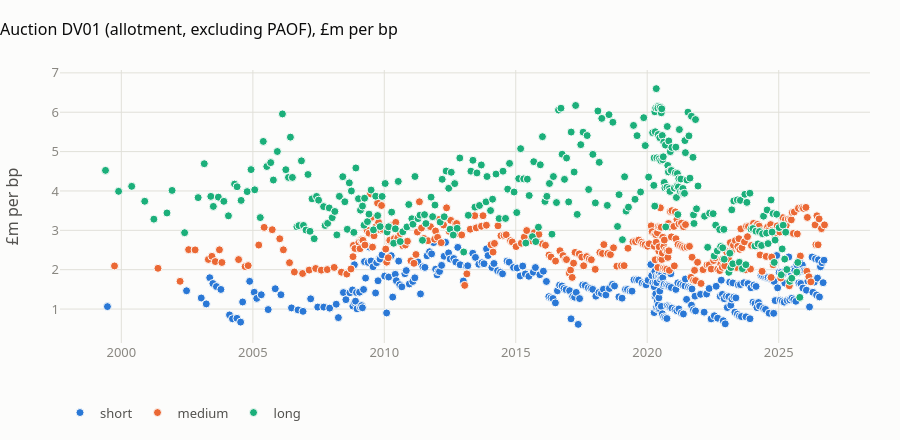

Notebook code cell kept with this figure:
### Markdown cell above
### Auction size in rate risk (DV01)

### Code cell
P["auction_ts"] = pd.to_datetime(P.auction_date)
title = "Auction DV01 (allotment, excluding PAOF), £m per bp"
fig_s, ax = plt.subplots(figsize=(10, 4.6))
for b in ["short", "medium", "long"]:
    s = P[P.bucket == b]
    ax.scatter(s.auction_ts, s.dv01_gbp_per_bp_auction / 1e6, s=18, color=cm[b], label=b,
               edgecolor=plotting.SURFACE, linewidth=0.5, alpha=0.9)
ax.set_ylabel("£m per bp")
ax.set_title(title)
ax.legend(title=None, loc="upper left")
fig_s.tight_layout()

fig_p = go.Figure()
for b in ["short", "medium", "long"]:
    s = P[P.bucket == b]
    fig_p.add_trace(go.Scatter(x=s.auction_ts, y=s.dv01_gbp_per_bp_auction / 1e6, mode="markers", name=b,
                               marker=dict(color=cm[b], size=8, line=dict(color=plotting.SURFACE, width=1)),
                               customdata=np.stack([s.gilt_name, s.nominal_auction, s.dv01_per_100], axis=1),
                               hovertemplate="%{customdata[0]}<br>%{x|%d %b %Y}<br>£%{customdata[1]:,.0f}m nominal, "
                                             "DV01 %{customdata[2]:.3f} per £100<br>%{y:.2f} £m/bp<extra></extra>"))
fig_p.update_layout(template=plotting.PLOTLY_TEMPLATE, height=440, title=title, yaxis_title="£m per bp",
                    legend=dict(orientation="h", y=-0.2))
plotting.save_pair("auction_dv01_over_time", fig_s, fig_p)
fig_p.show()

### Figure 1 — Plotly figure (JSON) as saved in the notebook; plotly's stock layout.template omitted (floating-point values rounded to 4 significant figures; data arrays with more than 128 entries replaced by an {"elided": "..."} marker saying what was removed)
{"data": [{"customdata": {"elided": "324x3 mixed values"}, "hovertemplate": "%{customdata[0]}<br>%{x|%d %b %Y}<br>£%{customdata[1]:,.0f}m nominal, DV01 %{customdata[2]:.3f} per £100<br>%{y:.2f} £m/bp<extra></extra>", "marker": {"color": "#2a78d6", "line": {"color": "#fcfcfb", "width": 1}, "size": 8}, "mode": "markers", "name": "short", "type": "scatter", "x": {"elided": "324 str values"}, "y": {"elided": "324 float values"}}, {"customdata": {"elided": "289x3 mixed values"}, "hovertemplate": "%{customdata[0]}<br>%{x|%d %b %Y}<br>£%{customdata[1]:,.0f}m nominal, DV01 %{customdata[2]:.3f} per £100<br>%{y:.2f} £m/bp<extra></extra>", "marker": {"color": "#eb6834", "line": {"color": "#fcfcfb", "width": 1}, "size": 8}, "mode": "markers", "name": "medium", "type": "scatter", "x": {"elided": "289 str values"}, "y": {"elided": "289 float values"}}, {"customdata": {"elided": "299x3 mixed values"}, "hovertemplate": "%{customdata[0]}<br>%{x|%d %b %Y}<br>£%{customdata[1]:,.0f}m nominal, DV01 %{customdata[2]:.3f} per £100<br>%{y:.2f} £m/bp<extra></extra>", "marker": {"color": "#1baf7a", "line": {"color": "#fcfcfb", "width": 1}, "size": 8}, "mode": "markers", "name": "long", "type": "scatter", "x": {"elided": "299 str values"}, "y": {"elided": "299 float values"}}], "layout": {"height": 440, "legend": {"orientation": "h", "y": -0.2}, "title": {"text": "Auction DV01 (allotment, excluding PAOF), £m per bp"}, "yaxis": {"title": {"text": "£m per bp"}}}}
